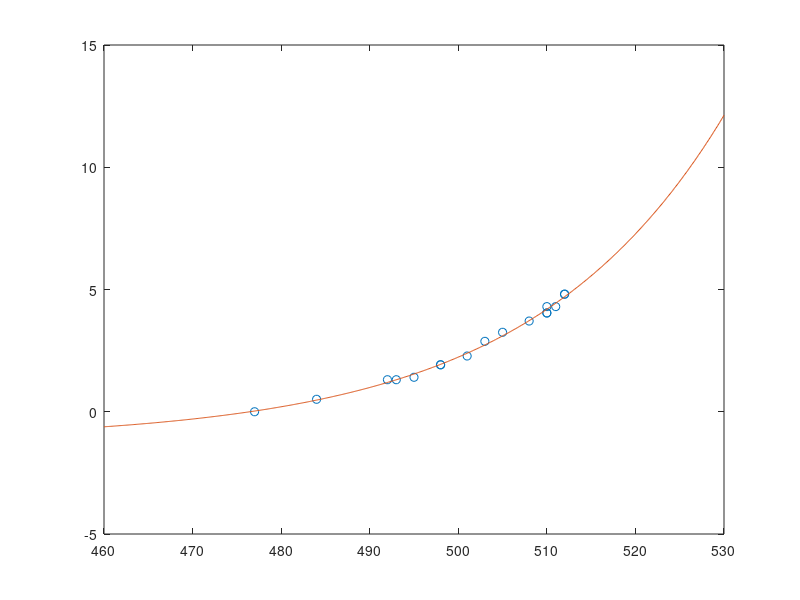

Source code (MATLAB):

%y is distance, mm
y = [
0        
.51        
1.31               
1.31               
1.41        
1.92             
1.92
2.28                
2.88        
3.25        
3.71        
4.04              
4.04
4.30           
4.30
4.81   
4.81  ];           
%x is voltage reading from board serial readout, 
x = [
477
484
492        
493
495
498        
498
501        
503
505
508
510        
510
510        
511
512        
512 ];

modelFun = @(n,x) n(1).*exp(n(2).*x) + n(3);     
startingVals = [1 0.01 0];
opts = statset('nlinfit');
opts.Robust = 'on';
opts.MaxIter = 10000;
coefEsts = nlinfit(x, y, modelFun, startingVals, opts);
figure,plot(x,y,'o')
x2 = 460:.1:530; 
f=modelFun(coefEsts,x2);
hold on,plot(x2,f)
